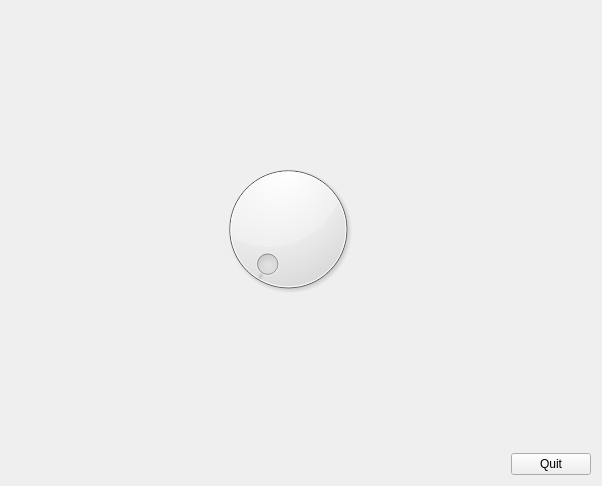
<?xml version="1.0" encoding="UTF-8"?>
<ui version="4.0">
 <class>MagicDial</class>
 <widget class="QWidget" name="MagicDial">
  <property name="geometry">
   <rect>
    <x>0</x>
    <y>0</y>
    <width>602</width>
    <height>486</height>
   </rect>
  </property>
  <property name="windowTitle">
   <string>Form</string>
  </property>
  <layout class="QVBoxLayout" name="verticalLayout_2">
   <item>
    <spacer name="verticalSpacer">
     <property name="orientation">
      <enum>Qt::Vertical</enum>
     </property>
     <property name="sizeHint" stdset="0">
      <size>
       <width>20</width>
       <height>141</height>
      </size>
     </property>
    </spacer>
   </item>
   <item>
    <layout class="QHBoxLayout" name="horizontalLayout_2">
     <item>
      <spacer name="horizontalSpacer_3">
       <property name="orientation">
        <enum>Qt::Horizontal</enum>
       </property>
       <property name="sizeHint" stdset="0">
        <size>
         <width>40</width>
         <height>20</height>
        </size>
       </property>
      </spacer>
     </item>
     <item>
      <widget class="QDial" name="dial">
       <property name="sizePolicy">
        <sizepolicy hsizetype="Expanding" vsizetype="Expanding">
         <horstretch>0</horstretch>
         <verstretch>0</verstretch>
        </sizepolicy>
       </property>
       <property name="minimum">
        <number>1</number>
       </property>
       <property name="maximum">
        <number>50</number>
       </property>
      </widget>
     </item>
     <item>
      <layout class="QVBoxLayout" name="verticalLayout">
       <item>
        <widget class="QLabel" name="label">
         <property name="enabled">
          <bool>true</bool>
         </property>
         <property name="text">
          <string/>
         </property>
        </widget>
       </item>
       <item>
        <spacer name="verticalSpacer_3">
         <property name="orientation">
          <enum>Qt::Vertical</enum>
         </property>
         <property name="sizeHint" stdset="0">
          <size>
           <width>20</width>
           <height>40</height>
          </size>
         </property>
        </spacer>
       </item>
      </layout>
     </item>
     <item>
      <spacer name="horizontalSpacer_2">
       <property name="orientation">
        <enum>Qt::Horizontal</enum>
       </property>
       <property name="sizeHint" stdset="0">
        <size>
         <width>40</width>
         <height>20</height>
        </size>
       </property>
      </spacer>
     </item>
    </layout>
   </item>
   <item>
    <spacer name="verticalSpacer_2">
     <property name="orientation">
      <enum>Qt::Vertical</enum>
     </property>
     <property name="sizeHint" stdset="0">
      <size>
       <width>20</width>
       <height>141</height>
      </size>
     </property>
    </spacer>
   </item>
   <item>
    <layout class="QHBoxLayout" name="horizontalLayout">
     <item>
      <spacer name="horizontalSpacer">
       <property name="orientation">
        <enum>Qt::Horizontal</enum>
       </property>
       <property name="sizeHint" stdset="0">
        <size>
         <width>40</width>
         <height>20</height>
        </size>
       </property>
      </spacer>
     </item>
     <item>
      <widget class="QPushButton" name="pushButton">
       <property name="text">
        <string>Quit</string>
       </property>
      </widget>
     </item>
    </layout>
   </item>
  </layout>
 </widget>
 <resources/>
 <connections>
  <connection>
   <sender>pushButton</sender>
   <signal>released()</signal>
   <receiver>MagicDial</receiver>
   <slot>close()</slot>
   <hints>
    <hint type="sourcelabel">
     <x>563</x>
     <y>462</y>
    </hint>
    <hint type="destinationlabel">
     <x>452</x>
     <y>349</y>
    </hint>
   </hints>
  </connection>
  <connection>
   <sender>dial</sender>
   <signal>valueChanged(int)</signal>
   <receiver>label</receiver>
   <slot>setNum(int)</slot>
   <hints>
    <hint type="sourcelabel">
     <x>46</x>
     <y>260</y>
    </hint>
    <hint type="destinationlabel">
     <x>302</x>
     <y>165</y>
    </hint>
   </hints>
  </connection>
  <connection>
   <sender>dial</sender>
   <signal>sliderPressed()</signal>
   <receiver>label</receiver>
   <slot>show()</slot>
   <hints>
    <hint type="sourcelabel">
     <x>40</x>
     <y>217</y>
    </hint>
    <hint type="destinationlabel">
     <x>300</x>
     <y>163</y>
    </hint>
   </hints>
  </connection>
  <connection>
   <sender>dial</sender>
   <signal>sliderReleased()</signal>
   <receiver>label</receiver>
   <slot>hide()</slot>
   <hints>
    <hint type="sourcelabel">
     <x>56</x>
     <y>234</y>
    </hint>
    <hint type="destinationlabel">
     <x>300</x>
     <y>166</y>
    </hint>
   </hints>
  </connection>
 </connections>
</ui>
